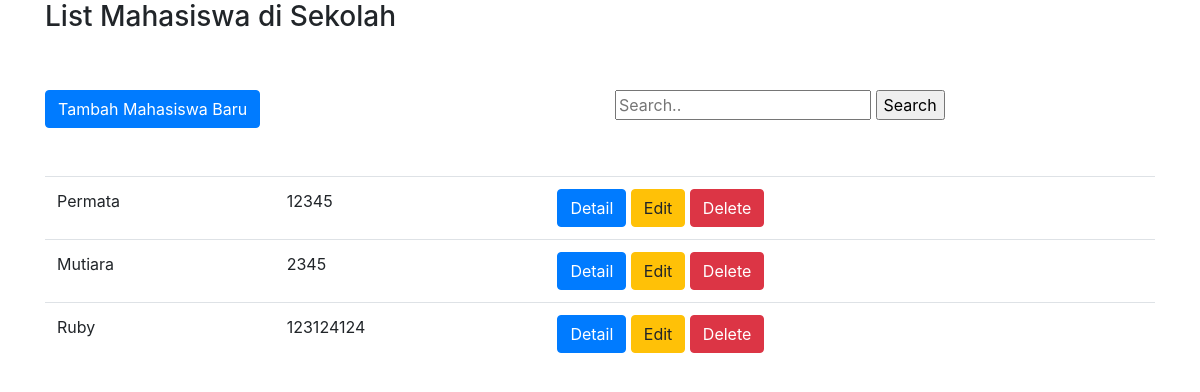
The app's page /portal/, older data.
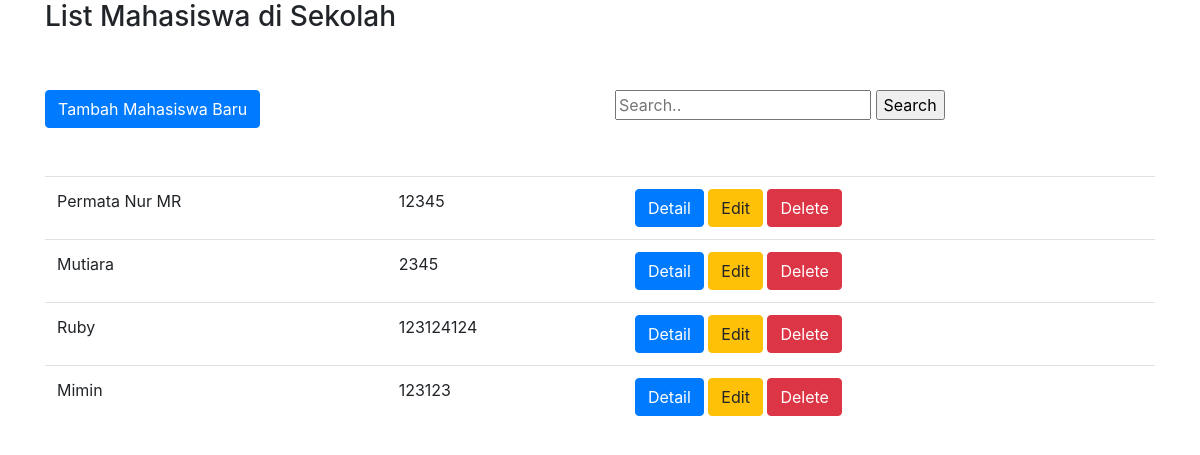
The same page, newer data.
### portalmahasiswa/models.py (models this page shows, shortened)
class Mahasiswa(models.Model):
    nama_mahasiswa = models.CharField(max_length=80)
    nomor_siswa = models.CharField(max_length=20)
    alamat = models.TextField()

### portalmahasiswa/views.py (the view, shortened to what this page needs)
# urls.py: path('portal/', include('portalmahasiswa.urls'))
def portal(request):
    semua_mahasiswa = models.Mahasiswa.objects.all()
    return render(request, 'index.html', {
        'semua_mahasiswa': semua_mahasiswa,
    })

### portalmahasiswa/templates/index.html (shortened to what this page needs)
<!doctype html>
<html lang="en">
  <head>
    <link rel="stylesheet" href="https://maxcdn.bootstrapcdn.com/bootstrap/4.0.0/css/bootstrap.min.css">
  </head>
  <body>
    <div class="container">
      <h3>List Mahasiswa di Sekolah </h3><br><br>
      <div class="row">
        <div class="col float-left">
          <a class="btn btn-primary" href="{% url 'mahasiswa_create' %}" role="button">Tambah Mahasiswa Baru</a>
        </div>
        <div class="col float-right">
          <form action="{% url 'portal' %}">
            <input name="keyword" type="text" placeholder="Search..">
            <input type="submit" value="Search">
          </form>
        </div>
      </div>
      <br><br>
      <table class="table">
        <tbody>
          {% for item in semua_mahasiswa %}
          <tr>
            <td>{{item.nama_mahasiswa}}</td>
            <td>{{item.nomor_siswa}}</td>
            <td>
              <a class="btn btn-primary" href="{% url 'mahasiswa_detail' item.id %}" role="button">Detail</a>
              <a class="btn btn-warning" href="{% url 'mahasiswa_update' item.id %}" role="button">Edit</a>
              <a class="btn btn-danger" href="{% url 'mahasiswa_delete' item.id %}" role="button">Delete</a>
            </td>
          </tr>
          {% endfor %}
        </tbody>
      </table>
    </div>
  </body>
</html>

Row changes from the older to the newer data that the page shows:
changed Mahasiswa: nama_mahasiswa "Permata" → "Permata Nur MR"
added Mahasiswa: nama_mahasiswa "Mimin", nomor_siswa "123123"
